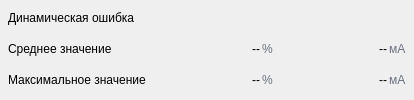
               <widget class="QFrame" name="frame_mainTests_result_dynamicError_Section">
                <property name="sizePolicy">
                 <sizepolicy hsizetype="Preferred" vsizetype="Maximum">
                  <horstretch>0</horstretch>
                  <verstretch>0</verstretch>
                 </sizepolicy>
                </property>
                <property name="frameShape">
                 <enum>QFrame::Shape::NoFrame</enum>
                </property>
                <layout class="QGridLayout" name="gridLayout_4">
                 <property name="leftMargin">
                  <number>8</number>
                 </property>
                 <property name="topMargin">
                  <number>8</number>
                 </property>
                 <property name="rightMargin">
                  <number>8</number>
                 </property>
                 <property name="bottomMargin">
                  <number>8</number>
                 </property>
                 <property name="spacing">
                  <number>14</number>
                 </property>
                 <item row="1" column="0">
                  <widget class="QLabel" name="label_dynamicError_average">
                   <property name="sizePolicy">
                    <sizepolicy hsizetype="Preferred" vsizetype="Maximum">
                     <horstretch>0</horstretch>
                     <verstretch>0</verstretch>
                    </sizepolicy>
                   </property>
                   <property name="minimumSize">
                    <size>
                     <width>0</width>
                     <height>0</height>
                    </size>
                   </property>
                   <property name="text">
                    <string>Среднее значение</string>
                   </property>
                  </widget>
                 </item>
                 <item row="2" column="2">
                  <widget class="QFrame" name="frame_dynamicErrorMax_Card">
                   <property name="sizePolicy">
                    <sizepolicy hsizetype="Maximum" vsizetype="Maximum">
                     <horstretch>0</horstretch>
                     <verstretch>0</verstretch>
                    </sizepolicy>
                   </property>
                   <property name="frameShape">
                    <enum>QFrame::Shape::NoFrame</enum>
                   </property>
                   <layout class="QHBoxLayout" name="horizontalLayout_66">
                    <property name="spacing">
                     <number>2</number>
                    </property>
                    <property name="leftMargin">
                     <number>0</number>
                    </property>
                    <property name="topMargin">
                     <number>0</number>
                    </property>
                    <property name="rightMargin">
                     <number>0</number>
                    </property>
                    <property name="bottomMargin">
                     <number>0</number>
                    </property>
                    <item>
                     <widget class="QLabel" name="label_dynamicErrorMax_Value">
                      <property name="sizePolicy">
                       <sizepolicy hsizetype="Maximum" vsizetype="Maximum">
                        <horstretch>0</horstretch>
                        <verstretch>0</verstretch>
                       </sizepolicy>
                      </property>
                      <property name="minimumSize">
                       <size>
                        <width>100</width>
                        <height>0</height>
                       </size>
                      </property>
                      <property name="text">
                       <string>--</string>
                      </property>
                      <property name="alignment">
                       <set>Qt::AlignmentFlag::AlignRight|Qt::AlignmentFlag::AlignTrailing|Qt::AlignmentFlag::AlignVCenter</set>
                      </property>
                     </widget>
                    </item>
                    <item>
                     <widget class="QLabel" name="label_dynamicErrorMax_Unit">
                      <property name="sizePolicy">
                       <sizepolicy hsizetype="Maximum" vsizetype="Preferred">
                        <horstretch>0</horstretch>
                        <verstretch>0</verstretch>
                       </sizepolicy>
                      </property>
                      <property name="layoutDirection">
                       <enum>Qt::LayoutDirection::LeftToRight</enum>
                      </property>
                      <property name="styleSheet">
                       <string notr="true">color: #6B7280;</string>
                      </property>
                      <property name="text">
                       <string>мА</string>
                      </property>
                      <property name="alignment">
                       <set>Qt::AlignmentFlag::AlignBottom|Qt::AlignmentFlag::AlignLeading|Qt::AlignmentFlag::AlignLeft</set>
                      </property>
                     </widget>
                    </item>
                   </layout>
                  </widget>
                 </item>
                 <item row="1" column="2">
                  <widget class="QFrame" name="frame_dynamicErrorMean_Card">
                   <property name="sizePolicy">
                    <sizepolicy hsizetype="Maximum" vsizetype="Maximum">
                     <horstretch>0</horstretch>
                     <verstretch>0</verstretch>
                    </sizepolicy>
                   </property>
                   <property name="frameShape">
                    <enum>QFrame::Shape::NoFrame</enum>
                   </property>
                   <layout class="QHBoxLayout" name="horizontalLayout_65">
                    <property name="spacing">
                     <number>2</number>
                    </property>
                    <property name="leftMargin">
                     <number>0</number>
                    </property>
                    <property name="topMargin">
                     <number>0</number>
                    </property>
                    <property name="rightMargin">
                     <number>0</number>
                    </property>
                    <property name="bottomMargin">
                     <number>0</number>
                    </property>
                    <item>
                     <widget class="QLabel" name="label_dynamicErrorMean_Value">
                      <property name="sizePolicy">
                       <sizepolicy hsizetype="Maximum" vsizetype="Maximum">
                        <horstretch>0</horstretch>
                        <verstretch>0</verstretch>
                       </sizepolicy>
                      </property>
                      <property name="minimumSize">
                       <size>
                        <width>100</width>
                        <height>0</height>
                       </size>
                      </property>
                      <property name="text">
                       <string>--</string>
                      </property>
                      <property name="alignment">
                       <set>Qt::AlignmentFlag::AlignRight|Qt::AlignmentFlag::AlignTrailing|Qt::AlignmentFlag::AlignVCenter</set>
                      </property>
                     </widget>
                    </item>
                    <item>
                     <widget class="QLabel" name="label_dynamicErrorMean_Unit">
                      <property name="sizePolicy">
                       <sizepolicy hsizetype="Maximum" vsizetype="Preferred">
                        <horstretch>0</horstretch>
                        <verstretch>0</verstretch>
                       </sizepolicy>
                      </property>
                      <property name="layoutDirection">
                       <enum>Qt::LayoutDirection::LeftToRight</enum>
                      </property>
                      <property name="styleSheet">
                       <string notr="true">color: #6B7280;</string>
                      </property>
                      <property name="text">
                       <string>мА</string>
                      </property>
                      <property name="alignment">
                       <set>Qt::AlignmentFlag::AlignBottom|Qt::AlignmentFlag::AlignLeading|Qt::AlignmentFlag::AlignLeft</set>
                      </property>
                     </widget>
                    </item>
                   </layout>
                  </widget>
                 </item>
                 <item row="2" column="1">
                  <widget class="QFrame" name="frame_dynamicErrorMaxPercent_Card">
                   <property name="sizePolicy">
                    <sizepolicy hsizetype="Maximum" vsizetype="Maximum">
                     <horstretch>0</horstretch>
                     <verstretch>0</verstretch>
                    </sizepolicy>
                   </property>
                   <property name="frameShape">
                    <enum>QFrame::Shape::NoFrame</enum>
                   </property>
                   <layout class="QHBoxLayout" name="horizontalLayout_71">
                    <property name="spacing">
                     <number>2</number>
                    </property>
                    <property name="leftMargin">
                     <number>0</number>
                    </property>
                    <property name="topMargin">
                     <number>0</number>
                    </property>
                    <property name="rightMargin">
                     <number>0</number>
                    </property>
                    <property name="bottomMargin">
                     <number>0</number>
                    </property>
                    <item>
                     <widget class="QLabel" name="label_dynamicErrorMaxPercent_Value">
                      <property name="sizePolicy">
                       <sizepolicy hsizetype="Maximum" vsizetype="Maximum">
                        <horstretch>0</horstretch>
                        <verstretch>0</verstretch>
                       </sizepolicy>
                      </property>
                      <property name="minimumSize">
                       <size>
                        <width>100</width>
                        <height>0</height>
                       </size>
                      </property>
                      <property name="text">
                       <string>--</string>
                      </property>
                      <property name="alignment">
                       <set>Qt::AlignmentFlag::AlignRight|Qt::AlignmentFlag::AlignTrailing|Qt::AlignmentFlag::AlignVCenter</set>
                      </property>
                     </widget>
                    </item>
                    <item>
                     <widget class="QLabel" name="label_dynamicErrorMaxPercent_Unit">
                      <property name="sizePolicy">
                       <sizepolicy hsizetype="Maximum" vsizetype="Preferred">
                        <horstretch>0</horstretch>
                        <verstretch>0</verstretch>
                       </sizepolicy>
                      </property>
                      <property name="layoutDirection">
                       <enum>Qt::LayoutDirection::LeftToRight</enum>
                      </property>
                      <property name="styleSheet">
                       <string notr="true">color: #6B7280;</string>
                      </property>
                      <property name="text">
                       <string>%</string>
                      </property>
                      <property name="alignment">
                       <set>Qt::AlignmentFlag::AlignBottom|Qt::AlignmentFlag::AlignLeading|Qt::AlignmentFlag::AlignLeft</set>
                      </property>
                     </widget>
                    </item>
                   </layout>
                  </widget>
                 </item>
                 <item row="2" column="0">
                  <widget class="QLabel" name="label_dynamicError_maximum">
                   <property name="sizePolicy">
                    <sizepolicy hsizetype="Preferred" vsizetype="Maximum">
                     <horstretch>0</horstretch>
                     <verstretch>0</verstretch>
                    </sizepolicy>
                   </property>
                   <property name="minimumSize">
                    <size>
                     <width>0</width>
                     <height>0</height>
                    </size>
                   </property>
                   <property name="text">
                    <string>Максимальное значение</string>
                   </property>
                  </widget>
                 </item>
                 <item row="0" column="0" colspan="3">
                  <widget class="QLabel" name="label_dynamicError_Title">
                   <property name="sizePolicy">
                    <sizepolicy hsizetype="Preferred" vsizetype="Maximum">
                     <horstretch>0</horstretch>
                     <verstretch>0</verstretch>
                    </sizepolicy>
                   </property>
                   <property name="text">
                    <string>Динамическая ошибка</string>
                   </property>
                  </widget>
                 </item>
                 <item row="1" column="1">
                  <widget class="QFrame" name="frame_dynamicErrorMeanPercent_Card">
                   <property name="sizePolicy">
                    <sizepolicy hsizetype="Maximum" vsizetype="Maximum">
                     <horstretch>0</horstretch>
                     <verstretch>0</verstretch>
                    </sizepolicy>
                   </property>
                   <property name="frameShape">
                    <enum>QFrame::Shape::NoFrame</enum>
                   </property>
                   <layout class="QHBoxLayout" name="horizontalLayout_70">
                    <property name="spacing">
                     <number>2</number>
                    </property>
                    <property name="leftMargin">
                     <number>0</number>
                    </property>
                    <property name="topMargin">
                     <number>0</number>
                    </property>
                    <property name="rightMargin">
                     <number>0</number>
                    </property>
                    <property name="bottomMargin">
                     <number>0</number>
                    </property>
                    <item>
                     <widget class="QLabel" name="label_dynamicErrorMeanPercent_Value">
                      <property name="sizePolicy">
                       <sizepolicy hsizetype="Maximum" vsizetype="Maximum">
                        <horstretch>0</horstretch>
                        <verstretch>0</verstretch>
                       </sizepolicy>
                      </property>
                      <property name="minimumSize">
                       <size>
                        <width>100</width>
                        <height>0</height>
                       </size>
                      </property>
                      <property name="text">
                       <string>--</string>
                      </property>
                      <property name="alignment">
                       <set>Qt::AlignmentFlag::AlignRight|Qt::AlignmentFlag::AlignTrailing|Qt::AlignmentFlag::AlignVCenter</set>
                      </property>
                     </widget>
                    </item>
                    <item>
                     <widget class="QLabel" name="label_dynamicErrorMeanPercent_Unit">
                      <property name="sizePolicy">
                       <sizepolicy hsizetype="Maximum" vsizetype="Preferred">
                        <horstretch>0</horstretch>
                        <verstretch>0</verstretch>
                       </sizepolicy>
                      </property>
                      <property name="layoutDirection">
                       <enum>Qt::LayoutDirection::LeftToRight</enum>
                      </property>
                      <property name="styleSheet">
                       <string notr="true">color: #6B7280;</string>
                      </property>
                      <property name="text">
                       <string>%</string>
                      </property>
                      <property name="alignment">
                       <set>Qt::AlignmentFlag::AlignBottom|Qt::AlignmentFlag::AlignLeading|Qt::AlignmentFlag::AlignLeft</set>
                      </property>
                     </widget>
                    </item>
                   </layout>
                  </widget>
                 </item>
                </layout>
               </widget>
